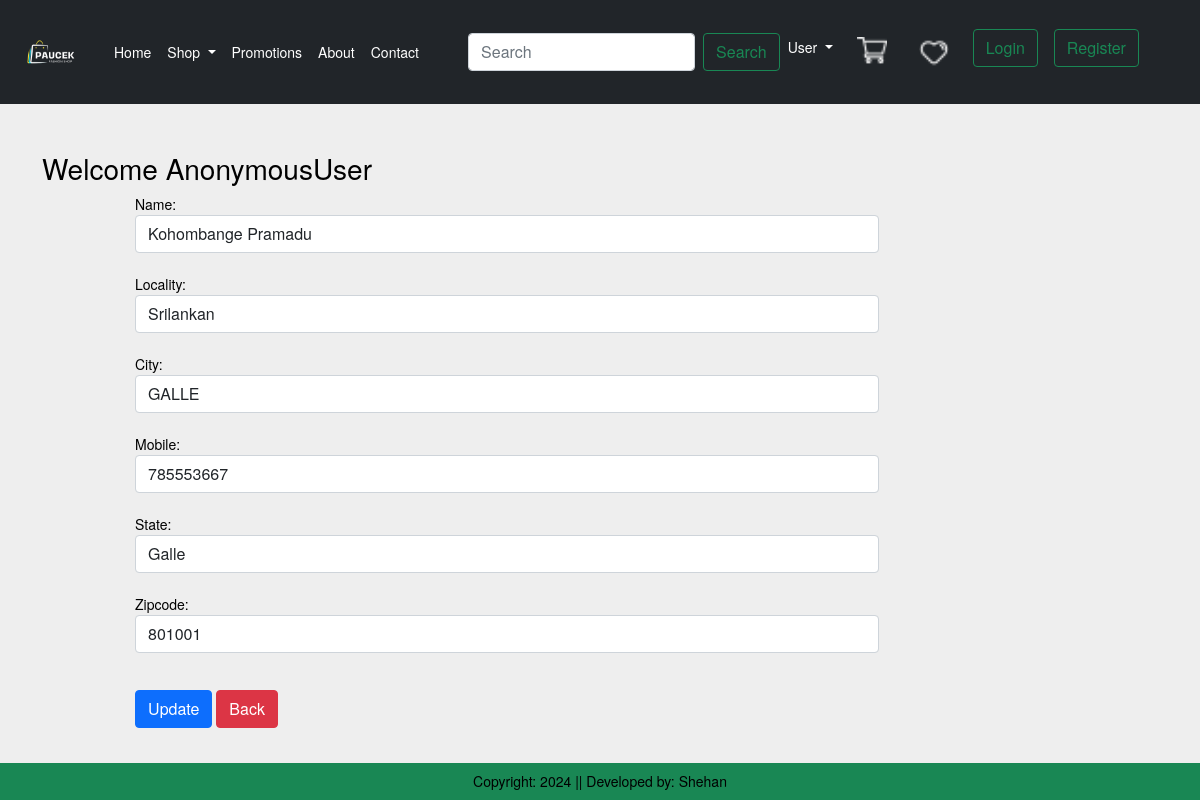
The app's page /updateAddress/6, older data.
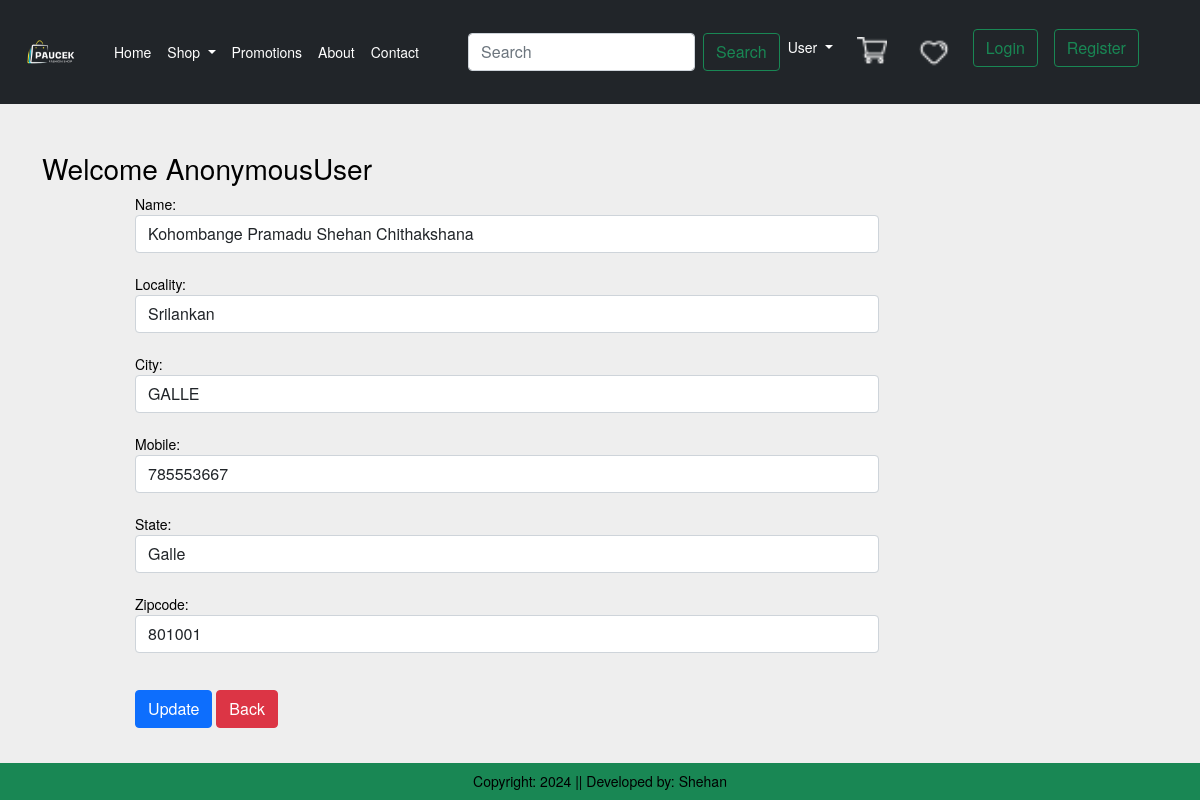
The same page, newer data.
### app/models.py (models this page shows, shortened)
class Customer(models.Model):
    user = models.ForeignKey(User, on_delete=models.CASCADE)
    name = models.CharField(max_length=200)
    locality = models.CharField(max_length=200)
    city = models.CharField(max_length=50)
    mobile = models.IntegerField(default=0)
    zipcode = models.IntegerField()
    state = models.CharField( max_length=100)

### app/views.py (the view, shortened to what this page needs)
class updateaddress(View):
     def get(self,request,pk):
         add = Customer.objects.get(pk=pk)
         form =CustomerProfileForm(instance=add)
         return render(request,'app/updateAddress.html',locals())

### app/forms.py
class CustomerProfileForm(forms.ModelForm):
  class Meta:
    model = Customer
    fields = ['name', 'locality', 'city', 'mobile', 'state', 'zipcode']
    widgets = {
        'name': forms.TextInput(attrs={'class': 'form-control'}),
        'locality': forms.TextInput(attrs={'class': 'form-control'}),
        'city': forms.TextInput(attrs={'class': 'form-control'}),
        'mobile': forms.NumberInput(attrs={'class': 'form-control'}),
        'state': forms.TextInput(attrs={'class': 'form-control'}),
        'zipcode': forms.NumberInput(attrs={'class': 'form-control'}),
}

### app/templates/app/updateAddress.html (shortened to what this page needs)
{% extends 'app/index.html' %}
{% load static %}
{% block main-content %}
<div class="container my-5">
    <div class="row">
        <h3>Welcome <span class="text-capitalize">{{ request.user }}</span></h3>
    </div>
    <div class="col-sm-8 offset-sm-1">
        <form action="" method="post">
            {% for fm in form %}
                {{ fm.label_tag }} {{ fm }} <small class="text-danger">{{ fm.errors|striptags }}</small> <br>
            {% endfor %}
            <div class="col-12 mt-3">
                <button type="submit" class="btn btn-primary">Update</button>
                <a href="{% url 'address' %}" class="btn btn-danger">Back</a>
            </div>
            <br><br>
        </form>
    </div>
</div>
{% endblock main-content %}

Row changes from the older to the newer data that the page shows:
changed Customer "Srilankan": name "Kohombange Pramadu" → "Kohombange Pramadu Shehan Chithakshana"
